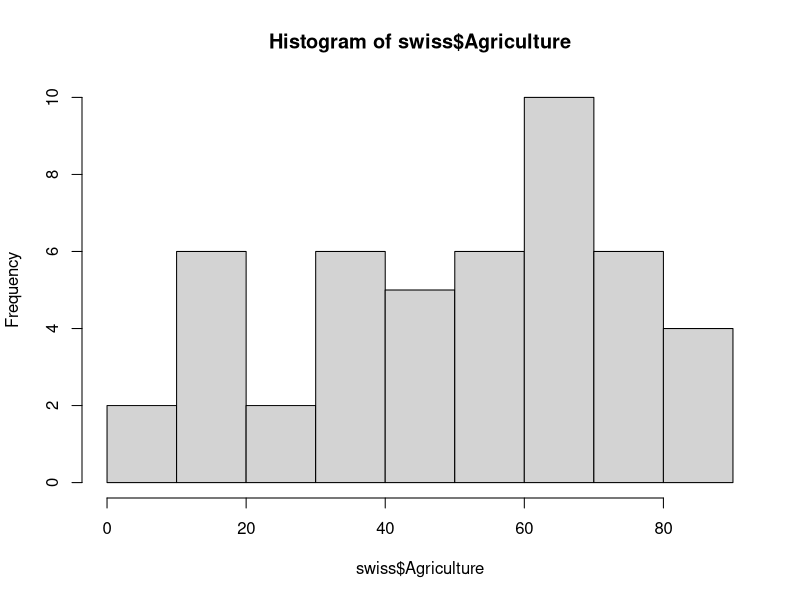

Recreate this plot in R.
data(swiss)
sclass <- kmeans(swiss[2:7,], 3)
sclass
table(sclass$cluster, swiss[2:7,2])
#
summary(swiss$Agriculture)
hist(swiss$Agriculture)
swiss$Agriculture_LV <- cut(swiss$Agriculture, br=c(0,10,20,30,40,50,60,70,80,90,100), labels = c("LV1","LV2","LV3","LV4","LV5","LV6","LV7","LV8","LV9","LV10"))
View(swiss)
library(e1071)
m <- naiveBayes(swiss[2:7,-2], swiss[2:7, 7])
m
table(predict(m, swiss[,-2]), swiss[,7])
